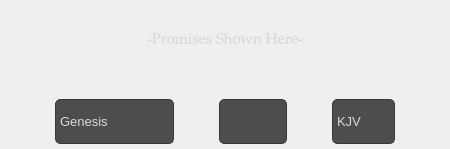
              <widget class="QFrame" name="top_main_frame">
               <property name="maximumSize">
                <size>
                 <width>16777215</width>
                 <height>16777215</height>
                </size>
               </property>
               <property name="styleSheet">
                <string notr="true">#top_main_frame{
	background-color: rgb(43, 43, 43);
}</string>
               </property>
               <property name="locale">
                <locale language="English" country="Canada"/>
               </property>
               <property name="frameShape">
                <enum>QFrame::NoFrame</enum>
               </property>
               <property name="frameShadow">
                <enum>QFrame::Plain</enum>
               </property>
               <layout class="QVBoxLayout" name="verticalLayout_2" stretch="0,0">
                <property name="spacing">
                 <number>0</number>
                </property>
                <property name="leftMargin">
                 <number>0</number>
                </property>
                <property name="topMargin">
                 <number>0</number>
                </property>
                <property name="rightMargin">
                 <number>0</number>
                </property>
                <property name="bottomMargin">
                 <number>0</number>
                </property>
                <item>
                 <widget class="QFrame" name="bible_promise_header">
                  <property name="locale">
                   <locale language="English" country="Canada"/>
                  </property>
                  <property name="frameShape">
                   <enum>QFrame::NoFrame</enum>
                  </property>
                  <property name="frameShadow">
                   <enum>QFrame::Plain</enum>
                  </property>
                  <layout class="QVBoxLayout" name="verticalLayout_3">
                   <property name="spacing">
                    <number>7</number>
                   </property>
                   <property name="leftMargin">
                    <number>25</number>
                   </property>
                   <property name="topMargin">
                    <number>0</number>
                   </property>
                   <property name="rightMargin">
                    <number>25</number>
                   </property>
                   <item>
                    <widget class="QLabel" name="bible_promise_text">
                     <property name="minimumSize">
                      <size>
                       <width>0</width>
                       <height>85</height>
                      </size>
                     </property>
                     <property name="maximumSize">
                      <size>
                       <width>16777215</width>
                       <height>85</height>
                      </size>
                     </property>
                     <property name="font">
                      <font>
                       <family>Palatino Linotype</family>
                       <pointsize>11</pointsize>
                      </font>
                     </property>
                     <property name="styleSheet">
                      <string notr="true">color: rgb(217, 217, 217);</string>
                     </property>
                     <property name="locale">
                      <locale language="English" country="Canada"/>
                     </property>
                     <property name="frameShape">
                      <enum>QFrame::NoFrame</enum>
                     </property>
                     <property name="frameShadow">
                      <enum>QFrame::Plain</enum>
                     </property>
                     <property name="text">
                      <string>-Promises Shown Here-</string>
                     </property>
                     <property name="alignment">
                      <set>Qt::AlignCenter</set>
                     </property>
                     <property name="wordWrap">
                      <bool>true</bool>
                     </property>
                     <property name="textInteractionFlags">
                      <set>Qt::TextSelectableByMouse</set>
                     </property>
                    </widget>
                   </item>
                  </layout>
                 </widget>
                </item>
                <item>
                 <widget class="QFrame" name="book_navigate_frame">
                  <property name="maximumSize">
                   <size>
                    <width>16777215</width>
                    <height>95</height>
                   </size>
                  </property>
                  <property name="layoutDirection">
                   <enum>Qt::LeftToRight</enum>
                  </property>
                  <property name="styleSheet">
                   <string notr="true">QComboBox
{
    selection-background-color: rgb(77, 77, 77);;
	background-color: rgb(77, 77, 77);
	color: rgb(217, 217, 217);
    border: 1px solid #3A3939;
    border-radius: 5px;
}

QComboBox:hover, 
QAbstractSpinBox:hover,
QLineEdit:hover,
QTextEdit:hover,
QPlainTextEdit:hover,
QAbstractView:hover,
QTreeView:hover
{
    border: 1px solid #3775f4;
	color: rgb(217, 217, 217);
}

QComboBox:on {
    selection-background-color: #4a4a4a;
}

QComboBox QAbstractItemView
{
    selection-background-color: #3775f4;
}

QComboBox::drop-down
{
    subcontrol-origin: padding;
    subcontrol-position: top right;
    width: 15px;
    border-left-width: 0px;
    border-left-color: darkgray;
    border-left-style: solid;
    border-top-right-radius: 3px;
    border-bottom-right-radius: 3px;
}

QScrollBar:vertical {
	background-color: rgb(29, 29, 29);
    width: 15px;
    margin: 15px 3px 15px 3px;
    border: 1px transparent #2A2929;
    border-radius: 4px;
}

QScrollBar::handle:vertical {
	background-color: rgb(57, 192, 254);
    min-height: 5px;
    border-radius: 4px;
}

QScrollBar::sub-line:vertical {
    margin: 3px 0px 3px 0px;
    border-image: url(:/dark_blue/img/up_arrow_disabled.png);
    height: 0px;
    width: 0px;
    subcontrol-position: top;
    subcontrol-origin: margin;
}

QScrollBar::add-line:vertical {
	border-image: url(:/dark_blue/img/down_arrow_disabled.png);
    margin: 3px 0px 3px 0px;
    height: 10px;
    width: 10px;
    subcontrol-position: bottom;
    subcontrol-origin: margin;
}

QScrollBar::sub-line:vertical:hover, QScrollBar::sub-line:vertical:on {
    border-image: url(:/dark_blue/img/up_arrow.png);
    height: 10px;
    width: 10px;
    subcontrol-position: top;
    subcontrol-origin: margin;
}

QScrollBar::add-line:vertical:hover, QScrollBar::add-line:vertical:on {
    border-image: url(:/dark_blue/img/down_arrow.png);
    height: 10px;
    width: 10px;
    subcontrol-position: bottom;
    subcontrol-origin: margin;
}

QScrollBar::up-arrow:vertical, QScrollBar::down-arrow:vertical {
    background: none;
}

QScrollBar::add-page:vertical, QScrollBar::sub-page:vertical {
    background: none;
}</string>
                  </property>
                  <property name="locale">
                   <locale language="English" country="Canada"/>
                  </property>
                  <property name="frameShape">
                   <enum>QFrame::NoFrame</enum>
                  </property>
                  <property name="frameShadow">
                   <enum>QFrame::Plain</enum>
                  </property>
                  <layout class="QHBoxLayout" name="horizontalLayout">
                   <property name="spacing">
                    <number>45</number>
                   </property>
                   <property name="leftMargin">
                    <number>55</number>
                   </property>
                   <property name="topMargin">
                    <number>5</number>
                   </property>
                   <property name="rightMargin">
                    <number>55</number>
                   </property>
                   <property name="bottomMargin">
                    <number>5</number>
                   </property>
                   <item>
                    <widget class="QComboBox" name="Book">
                     <property name="enabled">
                      <bool>true</bool>
                     </property>
                     <property name="minimumSize">
                      <size>
                       <width>0</width>
                       <height>45</height>
                      </size>
                     </property>
                     <property name="maximumSize">
                      <size>
                       <width>395</width>
                       <height>45</height>
                      </size>
                     </property>
                     <property name="font">
                      <font>
                       <pointsize>10</pointsize>
                      </font>
                     </property>
                     <property name="toolTip">
                      <string>Books of The Bible</string>
                     </property>
                     <property name="locale">
                      <locale language="English" country="Canada"/>
                     </property>
                     <property name="frame">
                      <bool>true</bool>
                     </property>
                     <item>
                      <property name="text">
                       <string>Genesis</string>
                      </property>
                     </item>
                     <item>
                      <property name="text">
                       <string>Exodus</string>
                      </property>
                     </item>
                     <item>
                      <property name="text">
                       <string>Leviticus</string>
                      </property>
                     </item>
                     <item>
                      <property name="text">
                       <string>Numbers</string>
                      </property>
                     </item>
                     <item>
                      <property name="text">
                       <string>Deuteronomy</string>
                      </property>
                     </item>
                     <item>
                      <property name="text">
                       <string>Joshua</string>
                      </property>
                     </item>
                     <item>
                      <property name="text">
                       <string>Judges</string>
                      </property>
                     </item>
                     <item>
                      <property name="text">
                       <string>Ruth</string>
                      </property>
                     </item>
                     <item>
                      <property name="text">
                       <string>1 Samuel</string>
                      </property>
                     </item>
                     <item>
                      <property name="text">
                       <string>2 Samuel</string>
                      </property>
                     </item>
                     <item>
                      <property name="text">
                       <string>1 Kings</string>
                      </property>
                     </item>
                     <item>
                      <property name="text">
                       <string>2 Kings</string>
                      </property>
                     </item>
                     <item>
                      <property name="text">
                       <string>1 Chronicles</string>
                      </property>
                     </item>
                     <item>
                      <property name="text">
                       <string>2 Chronicles</string>
                      </property>
                     </item>
                     <item>
                      <property name="text">
                       <string>Ezra</string>
                      </property>
                     </item>
                     <item>
                      <property name="text">
                       <string>Nehemiah</string>
                      </property>
                     </item>
                     <item>
                      <property name="text">
                       <string>Esther</string>
                      </property>
                     </item>
                     <item>
                      <property name="text">
                       <string>Job</string>
                      </property>
                     </item>
                     <item>
                      <property name="text">
                       <string>Psalms</string>
                      </property>
                     </item>
                     <item>
                      <property name="text">
                       <string>Proverbs</string>
                      </property>
                     </item>
                     <item>
                      <property name="text">
                       <string>Ecclesiastes</string>
                      </property>
                     </item>
                     <item>
                      <property name="text">
                       <string>Song of Solomon</string>
                      </property>
                     </item>
                     <item>
                      <property name="text">
                       <string>Isaiah</string>
                      </property>
                     </item>
                     <item>
                      <property name="text">
                       <string>Jeremiah</string>
                      </property>
                     </item>
                     <item>
                      <property name="text">
                       <string>Lamentations</string>
                      </property>
                     </item>
                     <item>
                      <property name="text">
                       <string>Ezekiel</string>
                      </property>
                     </item>
                     <item>
                      <property name="text">
                       <string>Daniel</string>
                      </property>
                     </item>
                     <item>
                      <property name="text">
                       <string>Hosea</string>
                      </property>
                     </item>
                     <item>
                      <property name="text">
                       <string>Joel</string>
                      </property>
                     </item>
                     <item>
                      <property name="text">
                       <string>Amos</string>
                      </property>
                     </item>
                     <item>
                      <property name="text">
                       <string>Obadiah</string>
                      </property>
                     </item>
                     <item>
                      <property name="text">
                       <string>Jonah</string>
                      </property>
                     </item>
                     <item>
                      <property name="text">
                       <string>Micah</string>
                      </property>
                     </item>
                     <item>
                      <property name="text">
                       <string>Nahum</string>
                      </property>
                     </item>
                     <item>
                      <property name="text">
                       <string>Habakkuk</string>
                      </property>
                     </item>
                     <item>
                      <property name="text">
                       <string>Zephaniah</string>
                      </property>
                     </item>
                     <item>
                      <property name="text">
                       <string>Haggai</string>
                      </property>
                     </item>
                     <item>
                      <property name="text">
                       <string>Zechariah</string>
                      </property>
                     </item>
                     <item>
                      <property name="text">
                       <string>Malachi</string>
                      </property>
                     </item>
                     <item>
                      <property name="text">
                       <string>Matthew</string>
                      </property>
                     </item>
                     <item>
                      <property name="text">
                       <string>Mark</string>
                      </property>
                     </item>
                     <item>
                      <property name="text">
                       <string>Luke</string>
                      </property>
                     </item>
                     <item>
                      <property name="text">
                       <string>John</string>
                      </property>
                     </item>
                     <item>
                      <property name="text">
                       <string>Acts</string>
                      </property>
                     </item>
                     <item>
                      <property name="text">
                       <string>Romans</string>
                      </property>
                     </item>
                     <item>
                      <property name="text">
                       <string>1 Corinthians</string>
                      </property>
                     </item>
                     <item>
                      <property name="text">
                       <string>2 Corinthians</string>
                      </property>
                     </item>
                     <item>
                      <property name="text">
                       <string>Galatians</string>
                      </property>
                     </item>
                     <item>
                      <property name="text">
                       <string>Ephesians</string>
                      </property>
                     </item>
                     <item>
                      <property name="text">
                       <string>Philippians</string>
                      </property>
                     </item>
                     <item>
                      <property name="text">
                       <string>Colossians</string>
                      </property>
                     </item>
                     <item>
                      <property name="text">
                       <string>1 Thessalonians</string>
                      </property>
                     </item>
                     <item>
                      <property name="text">
                       <string>2 Thessalonians</string>
                      </property>
                     </item>
                     <item>
                      <property name="text">
                       <string>1 Timothy</string>
                      </property>
                     </item>
                     <item>
                      <property name="text">
                       <string>2 Timothy</string>
                      </property>
                     </item>
                     <item>
                      <property name="text">
                       <string>Titus</string>
                      </property>
                     </item>
                     <item>
                      <property name="text">
                       <string>Philemon</string>
                      </property>
                     </item>
                     <item>
                      <property name="text">
                       <string>Hebrews</string>
                      </property>
                     </item>
                     <item>
                      <property name="text">
                       <string>James</string>
                      </property>
                     </item>
                     <item>
                      <property name="text">
                       <string>1 Peter</string>
                      </property>
                     </item>
                     <item>
                      <property name="text">
                       <string>2 Peter</string>
                      </property>
                     </item>
                     <item>
                      <property name="text">
                       <string>1 John</string>
                      </property>
                     </item>
                     <item>
                      <property name="text">
                       <string>2 John</string>
                      </property>
                     </item>
                     <item>
                      <property name="text">
                       <string>3 John</string>
                      </property>
                     </item>
                     <item>
                      <property name="text">
                       <string>Jude</string>
                      </property>
                     </item>
                     <item>
                      <property name="text">
                       <string>Revelation</string>
                      </property>
                     </item>
                    </widget>
                   </item>
                   <item>
                    <widget class="QComboBox" name="Chapter">
                     <property name="minimumSize">
                      <size>
                       <width>0</width>
                       <height>45</height>
                      </size>
                     </property>
                     <property name="maximumSize">
                      <size>
                       <width>395</width>
                       <height>45</height>
                      </size>
                     </property>
                     <property name="font">
                      <font>
                       <pointsize>10</pointsize>
                      </font>
                     </property>
                     <property name="toolTip">
                      <string>Chapters of the book</string>
                     </property>
                     <property name="locale">
                      <locale language="English" country="Canada"/>
                     </property>
                     <property name="frame">
                      <bool>true</bool>
                     </property>
                    </widget>
                   </item>
                   <item>
                    <widget class="QComboBox" name="Translation">
                     <property name="minimumSize">
                      <size>
                       <width>0</width>
                       <height>45</height>
                      </size>
                     </property>
                     <property name="maximumSize">
                      <size>
                       <width>395</width>
                       <height>45</height>
                      </size>
                     </property>
                     <property name="font">
                      <font>
                       <pointsize>10</pointsize>
                      </font>
                     </property>
                     <property name="focusPolicy">
                      <enum>Qt::WheelFocus</enum>
                     </property>
                     <property name="acceptDrops">
                      <bool>false</bool>
                     </property>
                     <property name="toolTip">
                      <string>Available Translations</string>
                     </property>
                     <property name="locale">
                      <locale language="English" country="Canada"/>
                     </property>
                     <property name="frame">
                      <bool>true</bool>
                     </property>
                     <item>
                      <property name="text">
                       <string>KJV</string>
                      </property>
                     </item>
                     <item>
                      <property name="text">
                       <string>ASV</string>
                      </property>
                     </item>
                     <item>
                      <property name="text">
                       <string>BBE</string>
                      </property>
                     </item>
                     <item>
                      <property name="text">
                       <string>WBT</string>
                      </property>
                     </item>
                     <item>
                      <property name="text">
                       <string>YLT</string>
                      </property>
                     </item>
                     <item>
                      <property name="text">
                       <string>DARBY</string>
                      </property>
                     </item>
                    </widget>
                   </item>
                  </layout>
                 </widget>
                </item>
               </layout>
              </widget>
